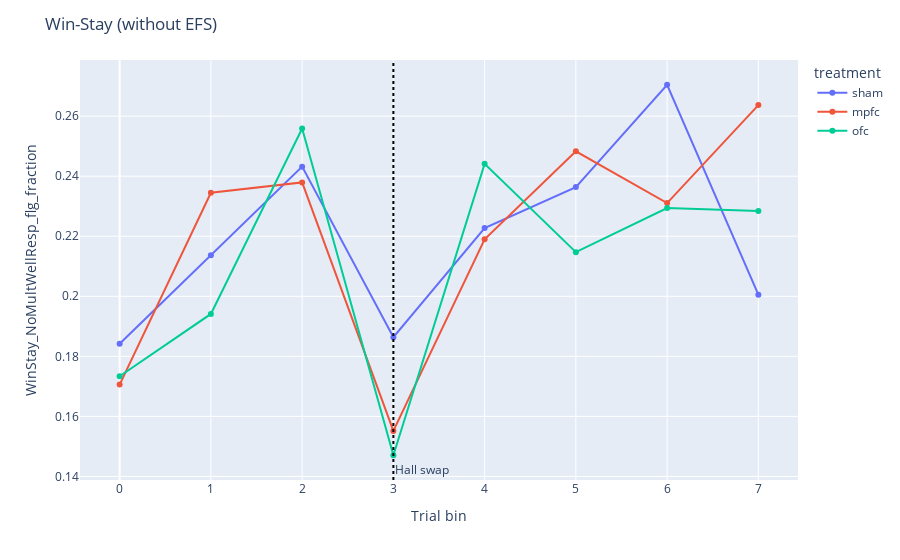

The notebook cell saved with this chart:
### Markdown cell above
Win-Stay

### Code cell
ws_df = plotting.bin_and_aggregate_flag(tdf_bin, "WinStay_NoMultWellResp_flg")
fig = plotting.line_by_treatment_across_bins(
    ws_df, 
    y="WinStay_NoMultWellResp_flg_fraction",
    category_orders=cat,
    title="Win-Stay (without EFS)"
)

fig.add_vline(
    x=3,
    line_dash="dot",
    line_color="black",
    annotation_text="Hall swap",
    annotation_position="bottom right"
)

fig.show()

### Figure 1 — Plotly figure (JSON) as saved in the notebook; plotly's stock layout.template omitted (floating-point values rounded to 4 significant figures)
{"data": [{"hovertemplate": "treatment=sham<br>Trial bin=%{x}<br>WinStay_NoMultWellResp_flg_fraction=%{y}<extra></extra>", "legendgroup": "sham", "line": {"color": "#636efa", "dash": "solid"}, "marker": {"symbol": "circle"}, "mode": "lines+markers", "name": "sham", "orientation": "v", "showlegend": true, "type": "scatter", "x": [0, 1, 2, 3, 4, 5, 6, 7], "xaxis": "x", "y": [0.1842, 0.2136, 0.2432, 0.1864, 0.2227, 0.2364, 0.2705, 0.2005], "yaxis": "y"}, {"hovertemplate": "treatment=mpfc<br>Trial bin=%{x}<br>WinStay_NoMultWellResp_flg_fraction=%{y}<extra></extra>", "legendgroup": "mpfc", "line": {"color": "#EF553B", "dash": "solid"}, "marker": {"symbol": "circle"}, "mode": "lines+markers", "name": "mpfc", "orientation": "v", "showlegend": true, "type": "scatter", "x": [0, 1, 2, 3, 4, 5, 6, 7], "xaxis": "x", "y": [0.1706, 0.2345, 0.2379, 0.1552, 0.219, 0.2483, 0.231, 0.2637], "yaxis": "y"}, {"hovertemplate": "treatment=ofc<br>Trial bin=%{x}<br>WinStay_NoMultWellResp_flg_fraction=%{y}<extra></extra>", "legendgroup": "ofc", "line": {"color": "#00cc96", "dash": "solid"}, "marker": {"symbol": "circle"}, "mode": "lines+markers", "name": "ofc", "orientation": "v", "showlegend": true, "type": "scatter", "x": [0, 1, 2, 3, 4, 5, 6, 7], "xaxis": "x", "y": [0.1734, 0.1941, 0.2559, 0.1471, 0.2441, 0.2147, 0.2294, 0.2284], "yaxis": "y"}], "layout": {"annotations": [{"showarrow": false, "text": "Hall swap", "x": 3, "xanchor": "left", "xref": "x", "y": 0, "yanchor": "bottom", "yref": "y domain"}], "legend": {"title": {"text": "treatment"}, "tracegroupgap": 0}, "margin": {"t": 60}, "shapes": [{"line": {"color": "black", "dash": "dot"}, "type": "line", "x0": 3, "x1": 3, "xref": "x", "y0": 0, "y1": 1, "yref": "y domain"}], "title": {"text": "Win-Stay (without EFS)"}, "xaxis": {"anchor": "y", "domain": [0, 1], "title": {"text": "Trial bin"}}, "yaxis": {"anchor": "x", "domain": [0, 1], "title": {"text": "WinStay_NoMultWellResp_flg_fraction"}}}}
